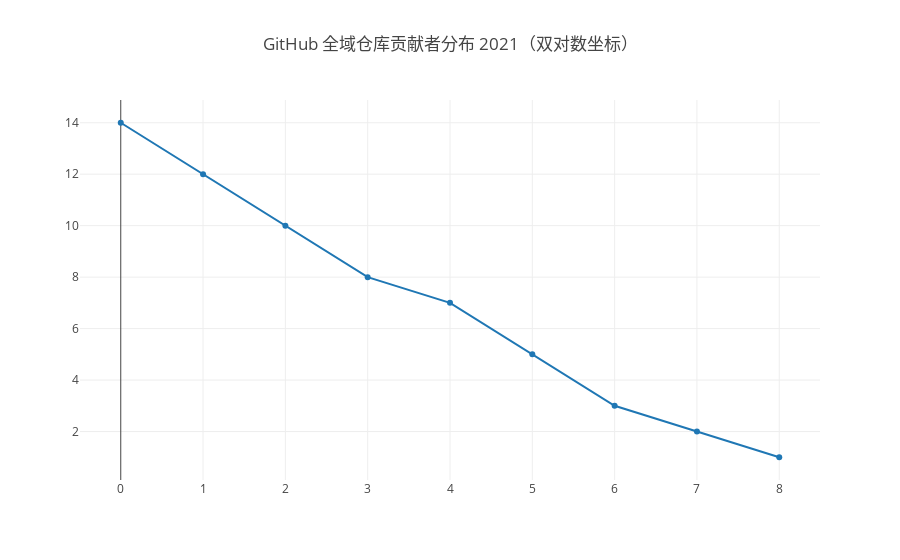

Notebook source saved alongside this figure:
### Markdown cell above
## 1.团队健康

团队健康度的两个指标为贡献者数量和核心贡献者数量。

贡献者数量定义为一段时间内有过至少一次代码贡献的开发者数量。

核心贡献者数量定义为一段时间内有过至少三次代码贡献的开发者数量。

由图可得，全域仓库上的贡献者与核心贡献者分布满足典型幂律分布。

### Code cell
openDigger.driver.clickhouse.query(`
SELECT floor(log(COUNT(repo_id))) AS repo_count_log, contributor_count_log FROM
    (SELECT repo_id, floor(log(COUNT(DISTINCT issue_author_id))) AS contributor_count_log
    FROM github_log.year${year}
    WHERE type='PullRequestEvent' and action='closed' and pull_merged=1
    GROUP BY repo_id)
GROUP BY contributor_count_log
ORDER BY contributor_count_log
`).then(data => {
    openDigger.render.plotly([{
        x: data.map(d => d.contributor_count_log),
        y: data.map(d => d.repo_count_log),
        name: 'log(仓库数量)'
    }], {title: `GitHub 全域仓库贡献者分布 ${year}（双对数坐标）`, xasix: { type: 'category' } })
});

### Figure 1 — Plotly figure (JSON) as saved in the notebook; plotly's stock layout.template omitted (floating-point values rounded to 4 significant figures)
{"data": [{"name": "log(仓库数量)", "x": [0, 1, 2, 3, 4, 5, 6, 7, 8], "y": [14, 12, 10, 8, 7, 5, 3, 2, 1]}], "layout": {"autosize": true, "title": {"text": "GitHub 全域仓库贡献者分布 2021（双对数坐标）"}, "xasix": {"type": "category"}, "xaxis": {"autorange": true, "range": [-0.4799, 8.48], "type": "linear"}, "yaxis": {"autorange": true, "range": [-0.07282, 15.07], "type": "linear"}}}
